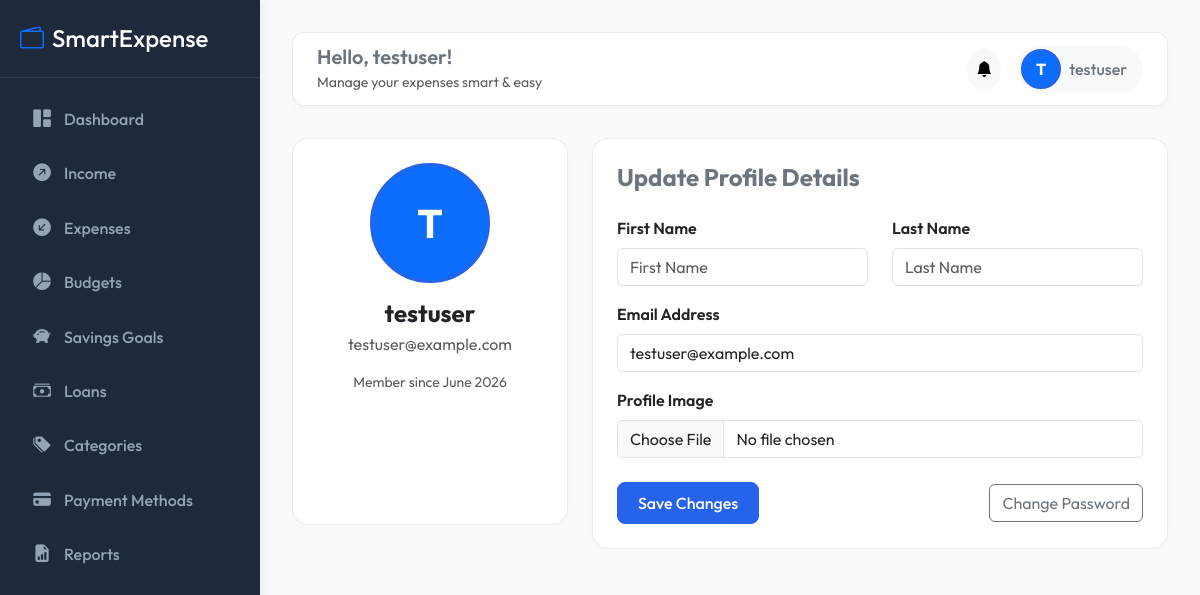
The page /accounts/profile/ (signed in) on the database its author committed.
### accounts/models.py (models this page shows, shortened)
class User(AbstractUser):
    profile_image = models.ImageField(upload_to='profile_images/', null=True, blank=True)
    created_at = models.DateTimeField(auto_now_add=True)

### accounts/views.py (the view, shortened to what this page needs)
# urls.py: path('profile/', views.UserProfileView.as_view(), name='profile'),
class UserProfileView(LoginRequiredMixin, UpdateView):
    model = User
    form_class = UserProfileForm
    template_name = 'accounts/profile.html'
    success_url = reverse_lazy('accounts:profile')
    def get_object(self, queryset=None):
        return self.request.user

### accounts/forms.py
class UserProfileForm(forms.ModelForm):
    class Meta:
        model = User
        fields = ('first_name', 'last_name', 'email', 'profile_image')
        widgets = {
            'first_name': forms.TextInput(attrs={'class': 'form-control', 'placeholder': 'First Name'}),
            'last_name': forms.TextInput(attrs={'class': 'form-control', 'placeholder': 'Last Name'}),
            'email': forms.EmailInput(attrs={'class': 'form-control', 'placeholder': 'Email Address'}),
            'profile_image': forms.FileInput(attrs={'class': 'form-control'}),
        }

### notifications/context_processors.py (called while the page is built)
def unread_notifications_count(request):
    if request.user.is_authenticated:
        count = Notification.objects.filter(user=request.user, is_read=False).count()
        recent = Notification.objects.filter(user=request.user, is_read=False)[:5]
        return {
            'unread_notifications_count': count,
            'recent_notifications': recent
        }
    return {
        'unread_notifications_count': 0,
        'recent_notifications': []
    }

### templates/accounts/profile.html (shortened to what this page needs)
{% extends 'base.html' %}
{% block content %}
<div class="row">
    <div class="col-12 col-md-4 text-center mb-4">
        <div class="card stat-card p-4 h-100">
            <div class="mb-3">
                {% if request.user.profile_image %}
                <img src="{{ request.user.profile_image.url }}" class="avatar-lg" alt="Avatar">
                {% else %}
                <div class="avatar-lg bg-primary text-white d-flex align-items-center justify-content-center fw-bold fs-1 mx-auto">
                    {{ request.user.username|slice:":1"|upper }}
                </div>
                {% endif %}
            </div>
            <h4 class="fw-bold mb-1">{{ request.user.username }}</h4>
            <p class="text-muted mb-3">{{ request.user.email }}</p>
            <div class="text-muted small">Member since {{ request.user.created_at|date:"F Y" }}</div>
        </div>
    </div>
    <div class="col-12 col-md-8">
        <div class="card stat-card p-4 h-100">
            <h4 class="fw-bold text-secondary mb-4">Update Profile Details</h4>
            <form method="post" enctype="multipart/form-data">
                <div class="row">
                    <div class="col-md-6 mb-3">
                        <label for="id_first_name" class="form-label fw-semibold">First Name</label>
                        {{ form.first_name }}
                    </div>
                    <div class="col-md-6 mb-3">
                        <label for="id_last_name" class="form-label fw-semibold">Last Name</label>
                        {{ form.last_name }}
                    </div>
                </div>
                <div class="mb-3">
                    <label for="id_email" class="form-label fw-semibold">Email Address</label>
                    {{ form.email }}
                </div>
                <div class="mb-4">
                    <label for="id_profile_image" class="form-label fw-semibold">Profile Image</label>
                    {{ form.profile_image }}
                </div>
                <div class="d-flex justify-content-between align-items-center">
                    <button type="submit" class="btn btn-primary">Save Changes</button>
                    <a href="{% url 'accounts:password_change' %}" class="btn btn-outline-secondary">Change Password</a>
                </div>
            </form>
        </div>
    </div>
</div>
{% endblock %}

### templates/base.html (shortened to what this page needs)
{% load static %}
<!DOCTYPE html>
<html lang="en">
<head>
    <link href="https://cdn.jsdelivr.net/npm/bootstrap@5.3.0/dist/css/bootstrap.min.css" rel="stylesheet">
    <link href="https://cdn.jsdelivr.net/npm/bootstrap-icons@1.10.5/font/bootstrap-icons.css" rel="stylesheet">
    <link href="https://cdn.datatables.net/1.13.4/css/dataTables.bootstrap5.min.css" rel="stylesheet">
    <link href="{% static 'css/style.css' %}" rel="stylesheet">
</head>
<body>
    <nav id="sidebar">
        <div class="sidebar-header">
            <h4 class="m-0 text-white"><i class="bi bi-wallet2 me-2 text-primary"></i>SmartExpense</h4>
        </div>
        <div class="mt-3">
            <a href="{% url 'dashboard:home' %}" class="nav-link {% if request.resolver_match.app_name == 'dashboard' %}active{% endif %}">
                <i class="bi bi-grid-1x2-fill"></i> Dashboard
            </a>
            <a href="{% url 'income:income_list' %}" class="nav-link {% if request.resolver_match.app_name == 'income' %}active{% endif %}">
                <i class="bi bi-arrow-up-right-circle-fill"></i> Income
            </a>
            <a href="{% url 'expenses:expense_list' %}" class="nav-link ">
                <i class="bi bi-arrow-down-left-circle-fill"></i> Expenses
            </a>
            <a href="{% url 'budgets:budget_list' %}" class="nav-link {% if request.resolver_match.app_name == 'budgets' %}active{% endif %}">
                <i class="bi bi-pie-chart-fill"></i> Budgets
            </a>
            <a href="{% url 'savings:savings_list' %}" class="nav-link {% if request.resolver_match.app_name == 'savings' %}active{% endif %}">
                <i class="bi bi-piggy-bank-fill"></i> Savings Goals
            </a>
            <a href="{% url 'loans:loan_list' %}" class="nav-link {% if request.resolver_match.app_name == 'loans' %}active{% endif %}">
                <i class="bi bi-cash-stack"></i> Loans
            </a>
            <a href="{% url 'expenses:category_list' %}" class="nav-link {% if request.resolver_match.url_name == 'category_list' %}active{% endif %}">
                <i class="bi bi-tags-fill"></i> Categories
            </a>
            <a href="{% url 'expenses:payment_method_list' %}" class="nav-link {% if request.resolver_match.url_name == 'payment_method_list' %}active{% endif %}">
                <i class="bi bi-credit-card-fill"></i> Payment Methods
            </a>
            <a href="{% url 'reports:report_dashboard' %}" class="nav-link {% if request.resolver_match.app_name == 'reports' %}active{% endif %}">
                <i class="bi bi-file-earmark-bar-graph-fill"></i> Reports
            </a>
        </div>
    </nav>
    <div id="content">
        <div class="topbar d-flex justify-content-between align-items-center">
            <div class="d-none d-lg-block">
                <h5 class="m-0 fw-semibold text-secondary">Hello, {{ request.user.username }}!</h5>
                <small class="text-muted">Manage your expenses smart & easy</small>
            </div>
            <div class="d-flex align-items-center gap-3">
                <div class="dropdown">
                    <button class="btn btn-light position-relative rounded-circle p-2" type="button" data-bs-toggle="dropdown" aria-expanded="false">
                        <i class="bi bi-bell-fill"></i>
                    </button>
                </div>
                <div class="dropdown">
                    <button class="btn btn-light d-flex align-items-center gap-2 border-0 p-1 pe-3 rounded-pill" type="button" data-bs-toggle="dropdown" aria-expanded="false">
                        {% if request.user.profile_image %}
                        <img src="{{ request.user.profile_image.url }}" class="avatar-md" alt="Avatar">
                        {% else %}
                        <div class="avatar-md bg-primary text-white d-flex align-items-center justify-content-center fw-bold">
                            {{ request.user.username|slice:":1"|upper }}
                        </div>
                        {% endif %}
                        <span class="d-none d-md-inline fw-medium text-secondary">{{ request.user.username }}</span>
                    </button>
                </div>
            </div>
        </div>
        {% block content %}{% endblock %}
    </div>
</body>
</html>

### static/css/style.css (style rules this page uses)
:root { --primary-color: #2563EB; --primary-hover: #1D4ED8; --secondary-color: #1E293B; --success-color: #10B981; --danger-color: #EF4444; --warning-color: #F59E0B; --info-color: #06B6D4; --bg-color: #F8FAFC; --sidebar-width: 260px; --transition-speed: 0.3s; }
body { font-family: 'Outfit', -apple-system, BlinkMacSystemFont, "Segoe UI", Roboto, sans-serif; background-color: var(--bg-color); color: var(--secondary-color); overflow-x: hidden; }
#sidebar { width: var(--sidebar-width); height: 100vh; position: fixed; top: 0; left: 0; z-index: 100; background-color: var(--secondary-color); color: #F8FAFC; transition: all var(--transition-speed) ease; box-shadow: 4px 0 10px rgba(0, 0, 0, 0.05); }
#sidebar .sidebar-header { padding: 1.5rem 1.25rem; border-bottom: 1px solid rgba(255, 255, 255, 0.08); }
#sidebar .nav-link { color: #94A3B8; padding: 0.75rem 1.25rem; display: flex; align-items: center; gap: 0.75rem; border-radius: 8px; margin: 0.25rem 0.75rem; transition: all 0.2s ease; font-weight: 500; text-decoration: none; }
#sidebar .nav-link i { font-size: 1.1rem; width: 20px; text-align: center; }
#content { margin-left: var(--sidebar-width); padding: 2rem; min-height: 100vh; transition: all var(--transition-speed) ease; }
.topbar { background: rgba(255, 255, 255, 0.9); backdrop-filter: blur(8px); border-radius: 12px; padding: 0.75rem 1.5rem; box-shadow: 0 4px 6px -1px rgba(0, 0, 0, 0.03); margin-bottom: 2rem; border: 1px solid rgba(226, 232, 240, 0.8); }
.stat-card { border: 1px solid rgba(226, 232, 240, 0.8); border-radius: 16px; box-shadow: 0 4px 20px rgba(0, 0, 0, 0.01); transition: transform var(--transition-speed) ease, box-shadow var(--transition-speed) ease; background: #FFFFFF; }
.btn-primary { background-color: var(--primary-color); border-color: var(--primary-color); font-weight: 500; border-radius: 8px; padding: 0.5rem 1.25rem; }
.avatar-md { width: 40px; height: 40px; border-radius: 50%; object-fit: cover; border: 2px solid var(--primary-color); }
.avatar-lg { width: 120px; height: 120px; border-radius: 50%; object-fit: cover; border: 3px solid var(--primary-color); }

### rows shown on the page
User: user.username "testuser", user.username "T", user.email "testuser@example.com", user.created_at "June 2026", email "testuser@example.com"
